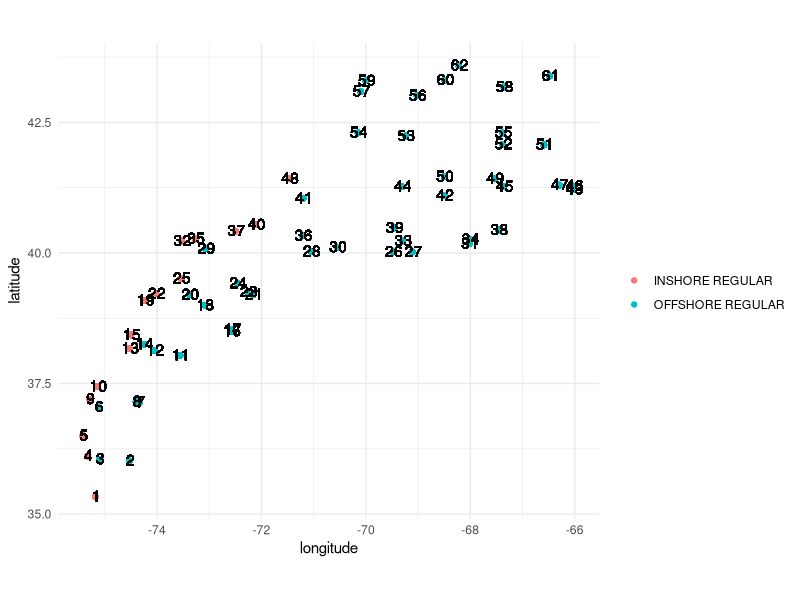
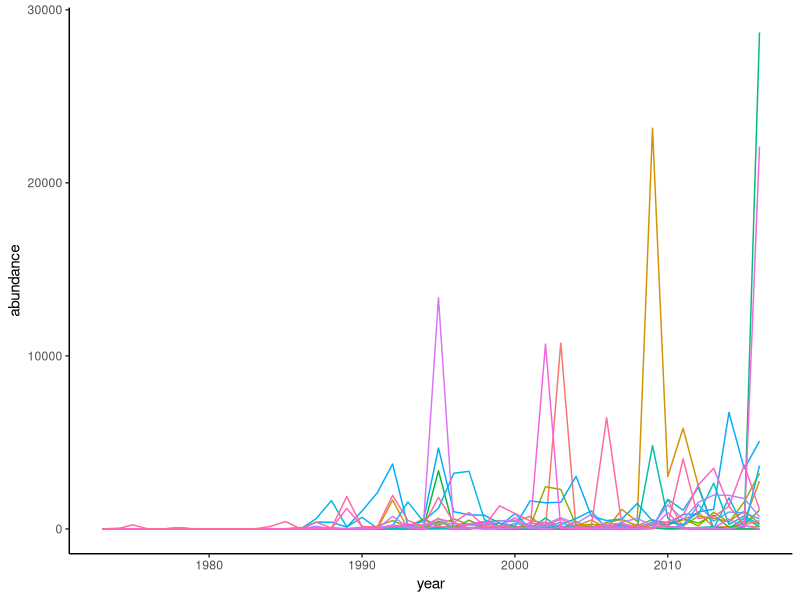
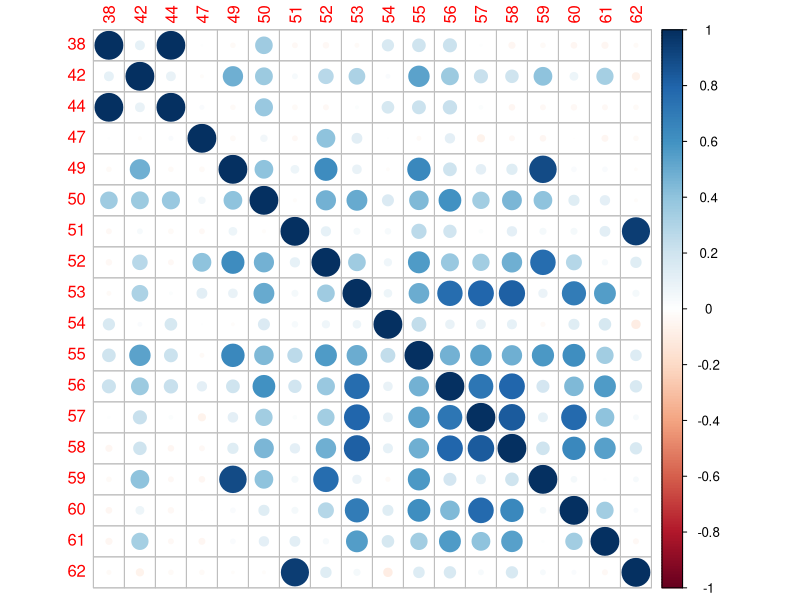
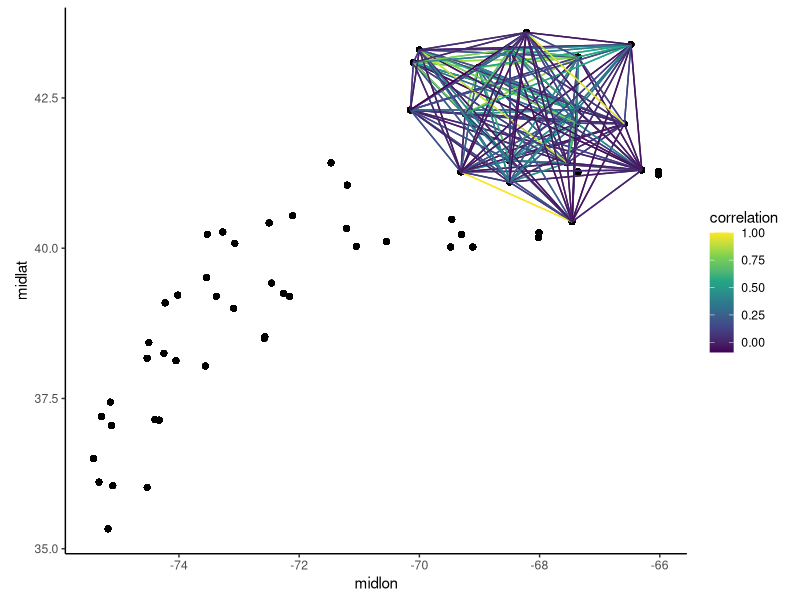
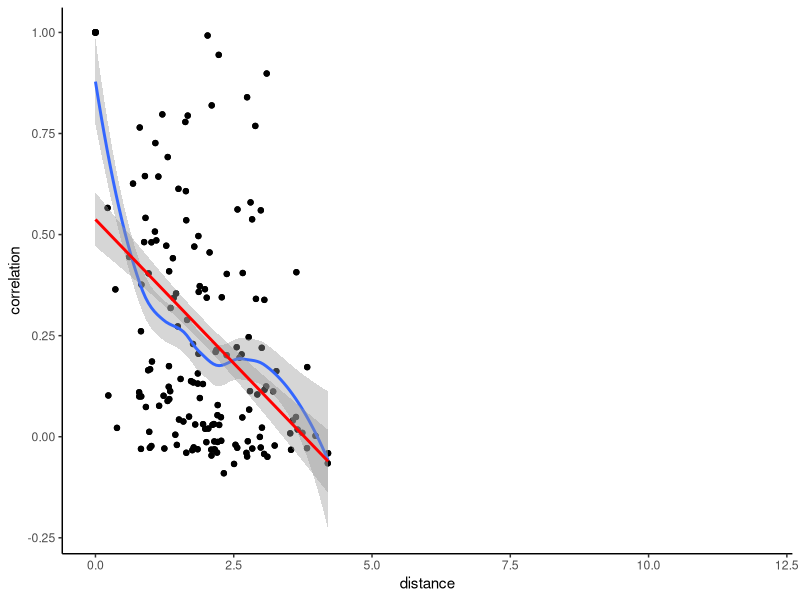
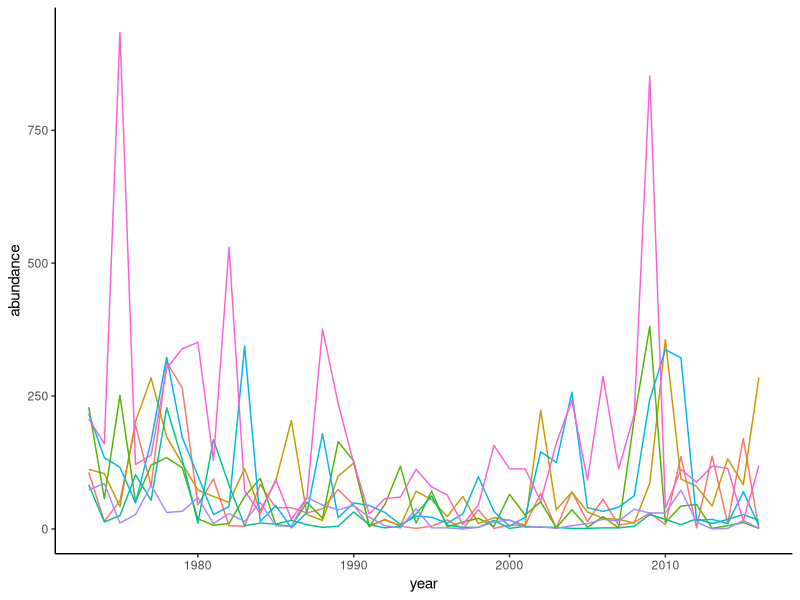
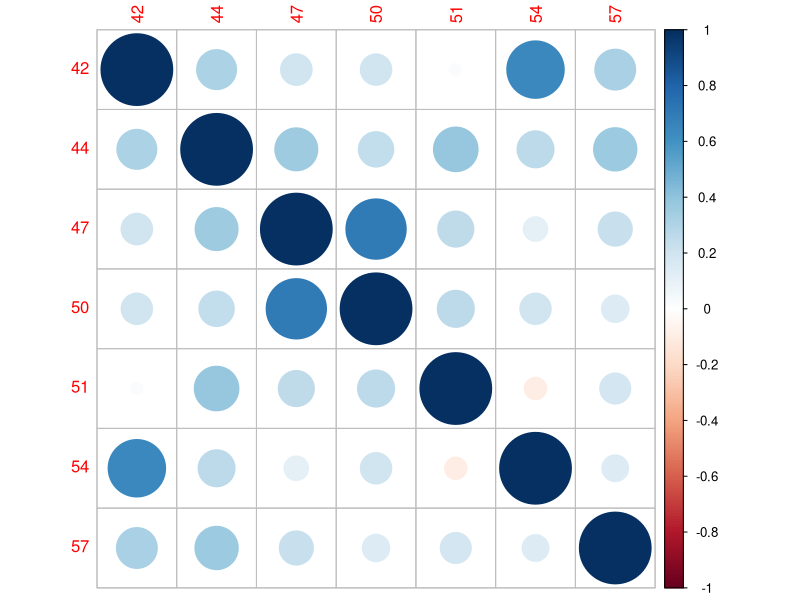
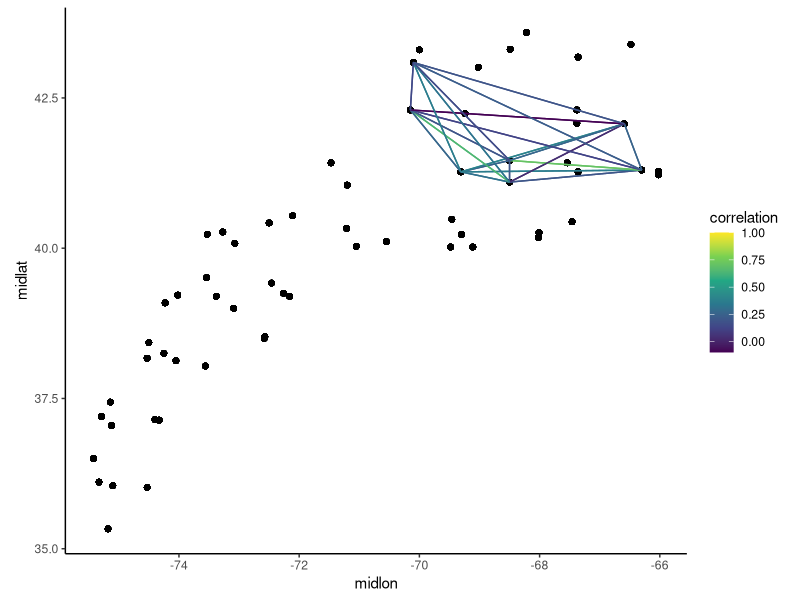

Write R code to recreate these figures, in order. (Note: this script raises an error after producing the figures.)
library(tidyverse)
library(corrplot)
library(ggrepel)

data<-read_csv("./bethany_bottomtrawl_fall.csv") %>% 
  dplyr::select(-SEASON, -name, -LAT, -LON) %>% 
  gather(key="species", value="CPUE", -YEAR, -STRATUM, -NTOWS, -midlat, -midlon, -group) %>% 
  mutate(abundance=CPUE*NTOWS) %>% 
  mutate(site=paste0(midlon,"_", midlat))
  # group_by (YEAR, group, species) %>% 
  # summarize (abundance=sum(abundance),
  #            lat=mean(midlat),
  #            lon=mean(midlon)) %>% 
  # ungroup()

coord_df<-data %>% 
  distinct(midlon, midlat) %>% 
  arrange(midlat, midlon) %>%
  mutate(id=row_number())

data<-data %>% 
  left_join(coord_df, by=c("midlat", "midlon"))

cairo_pdf("./marine/map.pdf")
p<-ggplot(data)+
  geom_point(aes(x=midlon, y=midlat, col=group))+
  geom_text(aes(x=midlon+0.02, y=midlat+0.02, label=id))+
  theme_minimal()+
  xlab("longitude")+
  ylab("latitude")+
  guides(col=guide_legend(title=""))+
  coord_equal()
print(p)
dev.off()
# test<-data %>% filter(species==unique(data$species)[5]) %>% 
#   pull(abundance)  
# mean(test==0) # check with Casey about 0

sp_list<-unique(data$species)
corr_decay_list<-mean_corr_list<-rep(NA, length(sp_list))
for (i in 1:length(sp_list)) {
  sp<-sp_list[i]
  data_sp<-data %>%
    filter(species==sp_list[i]) %>% 
    arrange(midlat, midlon) %>% 
    dplyr::select(-STRATUM, -NTOWS, -group,-midlat, -midlon, -species, -CPUE) %>% 
    group_by(site,id) %>% 
    filter(sum(abundance)>1000) %>% 
    ungroup() 
  
  cairo_pdf(paste0("./marine/ts/",sp, ".pdf"))
  p<-ggplot(data_sp)+
    geom_line(aes(x=YEAR, y=abundance, col=site, group=site))+
    guides(col="none")+
    theme_classic()+
    xlab("year")
  print(p)
  dev.off()
  
  data_mat<- data_sp %>% 
    dplyr::select(-site) %>% 
    spread(key = "id", value="abundance") %>% 
    dplyr::select(-YEAR)
  
  res<-cor(data_mat,use="complete.obs")
  # variogram
  
  cairo_pdf(paste0("./marine/corr_mat/",sp, ".pdf"))
  corrplot(res, method="circle")
  dev.off()
  
  mean_corr_list[i]<-mean(res-diag(nrow=nrow(res), ncol=ncol(res)), na.rm = T)
  
  corr_df<-as.data.frame(res) %>% 
    rownames_to_column(var="start") %>% 
    gather(key="end", value = "correlation", -start) %>%
    mutate(start=as.integer(start),
           end=as.integer(end)) %>% 
    left_join(coord_df, by=c("start"="id")) %>% 
    rename(start_lat=midlat,
           start_lon=midlon) %>% 
    left_join(coord_df, by=c("end"="id")) %>% 
    rename(end_lat=midlat,
           end_lon=midlon) %>% 
    mutate(distance=sqrt((start_lat-end_lat)^2+(start_lon-end_lon)^2))
  
  cairo_pdf(paste0("./marine/corr_map/",sp, ".pdf"))
  p<-ggplot ()+
    geom_point(data=data,aes(x=midlon, y=midlat))+
    geom_segment(data=corr_df,aes(x=start_lon, y=start_lat, xend=end_lon, yend=end_lat, col=correlation))+
    scale_color_viridis_c(begin=0, end=1)+
    theme_classic()+
    coord_equal()
  print(p)
  dev.off()
  
  cairo_pdf(paste0("./marine/decay/",sp, ".pdf"))
  p<-ggplot(corr_df)+
    geom_point(aes(x=distance, y=correlation))+
    geom_smooth(aes(x=distance, y=correlation),method=loess)+
    geom_smooth(aes(x=distance, y=correlation),method=lm, col="red")+
    xlim(0,12)+
    theme_classic()
  print(p)
  dev.off()
  corr_decay_list[i]<-coef(lm(data=corr_df, correlation~distance))["distance"]
  
  print(i)
}

management=c(1, 1, 1, 1, 0,
          0, 0, 1, 1, 1,
          1, 0, 1, 0, 1,
          1)
# https://media.fisheries.noaa.gov/2021-04/Mid-Atlantic-Managed-Species.pdf
# https://media.fisheries.noaa.gov/2021-04/New-England-Managed-Species.pdf
# https://www.fisheries.noaa.gov/new-england-mid-atlantic/population-assessments/fishery-stock-assessments-new-england-and-mid-atlantic

sync_df<-data.frame(species=sp_list, corr=mean_corr_list,decay=corr_decay_list,
                    management=management) %>% 
  mutate(management=case_when(management==0~"unmanaged",
                           management==1~"managed")) %>% 
  arrange(species)

cairo_pdf("./marine/mean_corr.pdf")
p<-ggplot(sync_df)+
  geom_boxplot(aes(x=management, y=corr))+
  geom_point(aes(x=management, y=corr), cex=2, col="red", pch=1)+
  geom_label_repel(aes(x=management, y=corr, label=species), cex=3, col="red")+
  theme_classic()+
  xlab("")+
  ylab("mean correlation")
print(p)
dev.off()

mean(sync_df %>% filter(management=="managed") %>% pull(corr))
sd(sync_df %>% filter(management=="managed") %>% pull(corr))

mean(sync_df %>% filter(management=="unmanaged") %>% pull(corr))
sd(sync_df %>% filter(management=="unmanaged") %>% pull(corr))

t.test(sync_df %>% filter(management=="managed") %>% pull(corr),
       sync_df %>% filter(management=="unmanaged") %>% pull(corr))


p<-ggplot(sync_df)+
  geom_boxplot(aes(x=management, y=decay))+
  geom_point(aes(x=management, y=decay), cex=2, col="red", pch=1)+
  geom_label_repel(aes(x=management, y=decay, label=species), cex=3, col="red")+
  theme_classic()+
  xlab("")+
  ylab("correlation decay")

t.test(sync_df %>% filter(management=="managed") %>% pull(decay),
       sync_df %>% filter(management=="unmanaged") %>% pull(decay))


abundance_df<-data %>% 
  group_by(species, YEAR) %>% 
  summarize(abundance=sum(abundance)) %>% 
  ungroup() %>% 
  group_by(species) %>% 
  do(broom::tidy(lm(abundance ~ YEAR, .))) %>%
  filter(term == "YEAR") %>%
  dplyr::select(species, roc = estimate, p = p.value) %>% 
  ungroup() %>% 
  mutate(management=management) %>% 
  mutate(management=case_when(management==0~"unmanaged",
                              management==1~"managed")) %>% 
  arrange(species)

cairo_pdf("./marine/abundance_roc.pdf")
p<-ggplot(abundance_df)+
  geom_boxplot(aes(x=management, y=roc))+
  geom_point(aes(x=management, y=roc), cex=2, col="red", pch=1)+
  geom_label_repel(aes(x=management, y=roc, label=species), cex=3, col="red")+
  theme_classic()+
  xlab("")+
  ylab("abundance rate of change")
print(p)
dev.off()

t.test(abundance_df %>% filter(management=="managed") %>% pull(roc),
       abundance_df %>% filter(management=="unmanaged") %>% pull(roc))

# does depth matter